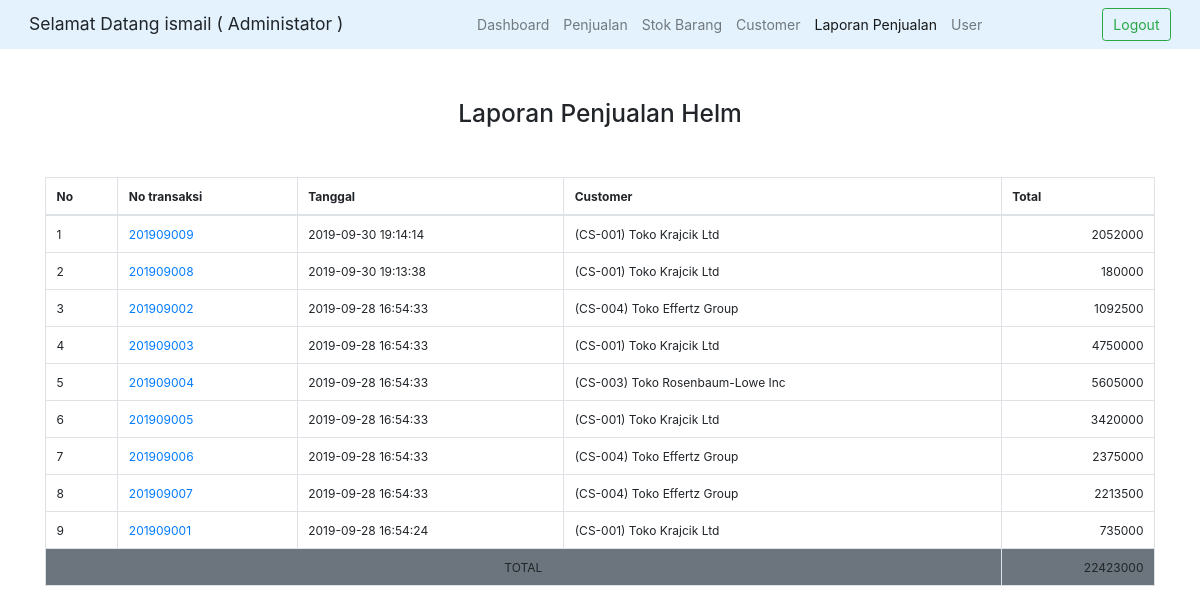
The app's page /laporan.php (signed in) with its own data.
### tables this page shows
CREATE TABLE `faktur` (
  `id` int(11) NOT NULL AUTO_INCREMENT,
  `no_transaksi` varchar(255) NOT NULL,
  `tanggal` timestamp NULL DEFAULT NULL ON UPDATE CURRENT_TIMESTAMP,
  `customer_id` int(11) unsigned NOT NULL,
  `total` int(20) DEFAULT '0',
  `diskon` int(20) DEFAULT '0',
  `status_bayar` varchar(255) DEFAULT NULL,
  PRIMARY KEY (`id`)
);

### laporan.php (the view)
<?php
    include('template/header.php');
    $query = 'SELECT
            faktur.*,
            (faktur.total - faktur.diskon) AS harga,
            CONCAT("(",customer.kode, ") ",customer.nama) AS nama
            FROM faktur
            INNER JOIN customer ON faktur.customer_id = customer.id
            ORDER BY tanggal DESC';
    $result = $db->query($query);
    $i = 1;
?>
<div class="container mt50">
<div class="text-center">
<h3>Laporan Penjualan Helm</h3>
</div>
<br>
<br>
<table class="table table-bordered">
    <tr>
        <th>No</th>
        <th>No transaksi</th>
        <th>Tanggal</th>
        <th>Customer</th>
        <th>Total</th>
    </tr>
    <tbody>
    <?php
        $total = 0;
        while($data = $result->fetch_object()){
            $total += $data->harga;
        ?>
        <tr>
            <td><?php echo $i;$i++; ?></td>
            <td><a href="detail_faktur.php?id=<?php echo $data->id ?>"><?php echo $data->no_transaksi ?></a></td>
            <td><?php echo $data->tanggal ?></td>
            <td><?php echo $data->nama ?></td>
            <td align="right"><?php echo $data->harga ?></td>
        </tr>
    <?php } ?>
    </tbody>
    <tfoot class="bg-secondary">
        <tr>
            <td colspan="4" align="center">TOTAL</td>
            <td align="right"><?php echo $total ?></td>
        </tr>
    </tfoot>
</table>
</div>
<?php include('template/footer.php') ?>

### style.css (style rules this page uses)
html { font-size: 14px; }
body table { font-size: 12px; }
.mt50 { margin-top: 50px; }

### records on screen
faktur: no_transaksi "201909009", tanggal "2019-09-30 19:14:14", nama "(CS-001) Toko Krajcik Ltd", harga "2052000"
faktur: no_transaksi "201909008", tanggal "2019-09-30 19:13:38", nama "(CS-001) Toko Krajcik Ltd", harga "180000"
faktur: no_transaksi "201909002", tanggal "2019-09-28 16:54:33", nama "(CS-004) Toko Effertz Group", harga "1092500"
faktur: no_transaksi "201909003", tanggal "2019-09-28 16:54:33", nama "(CS-001) Toko Krajcik Ltd", harga "4750000"
faktur: no_transaksi "201909004", tanggal "2019-09-28 16:54:33", nama "(CS-003) Toko Rosenbaum-Lowe Inc", harga "5605000"
faktur: no_transaksi "201909005", tanggal "2019-09-28 16:54:33", nama "(CS-001) Toko Krajcik Ltd", harga "3420000"
faktur: no_transaksi "201909006", tanggal "2019-09-28 16:54:33", nama "(CS-004) Toko Effertz Group", harga "2375000"
faktur: no_transaksi "201909007", tanggal "2019-09-28 16:54:33", nama "(CS-004) Toko Effertz Group", harga "2213500"
faktur: no_transaksi "201909001", tanggal "2019-09-28 16:54:24", nama "(CS-001) Toko Krajcik Ltd", harga "735000"

### other values on screen
$user->name "ismail"
$user->role "Administator"
$total "22423000"
